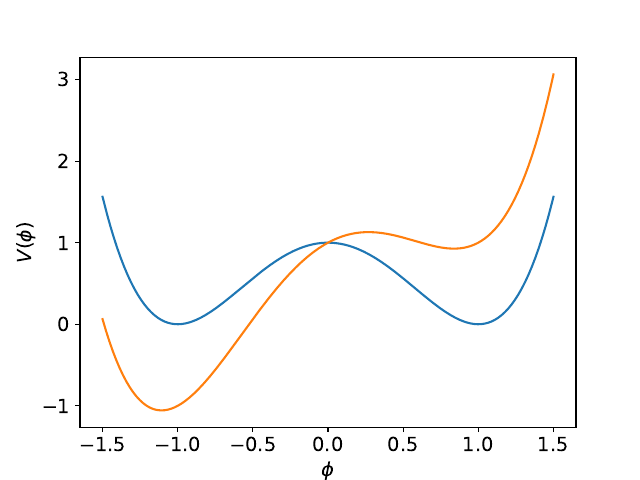

Write the Python code that produced this figure.
#!/usr/bin/python
# -*- coding: utf8
import matplotlib.pyplot as plt
fontsize=14
plt.rc("font",size=fontsize)

puit = plt.subplot(111)
import numpy as np

def doublepuit(x):
    return (x**2-1)**2
def lin(x,a):
    return a*x

L = 1.5
x = np.linspace(-L,L,400)
puit.plot(x,doublepuit(x))
puit.plot(x,doublepuit(x)+lin(x,1))

puit.set_xlabel('$\phi$')
puit.set_ylabel('$V(\phi)$')

plt.savefig('shift.pdf')
plt.show()
